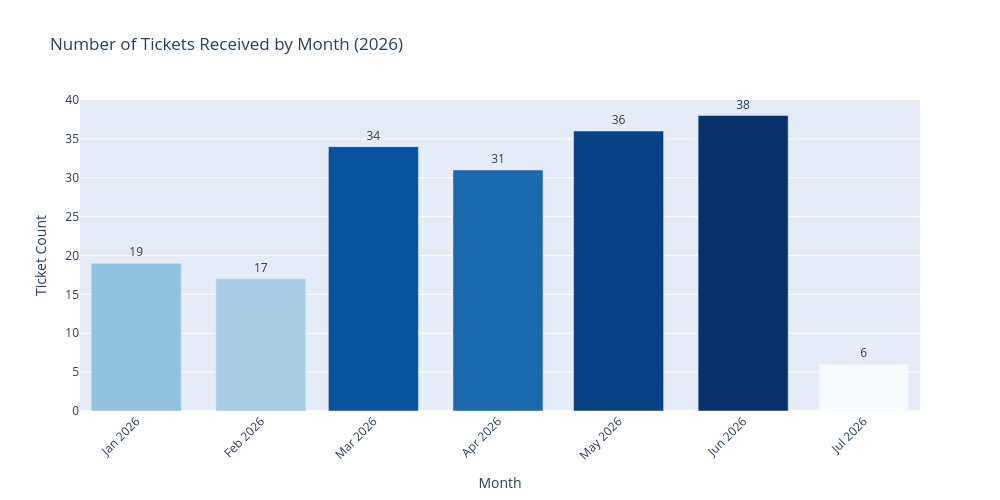

Source (notebook cell):
### Code cell
tickets_by_month_sorted = tickets_by_month.sort_values(
    by="Ticket Count", ascending=False
)
tickets_by_month_sorted["Month"] = tickets_by_month_sorted["Month"].astype(str)

fig = px.bar(
    tickets_by_month_sorted,
    x="Month",
    y="Ticket Count",
    color="Ticket Count",
    color_continuous_scale="Blues",
    text="Ticket Count",
    title="Number of Tickets Received by Month (2026)",
)
fig.update_traces(textposition="outside")
fig.update_layout(
    xaxis_title="Month",
    yaxis_title="Ticket Count",
    xaxis_tickangle=-45,
    # xaxis={"categoryorder": "total descending",
    #        "tickmode" :"linear",
    #        "dtick": 1},
    width=1000,
    height=500,
    coloraxis_showscale=False,
)
fig.show()

### Figure 1 — Plotly figure (JSON) as saved in the notebook; plotly's stock layout.template omitted (floating-point values rounded to 4 significant figures)
{"data": [{"hovertemplate": "Month=%{x}<br>Ticket Count=%{marker.color}<extra></extra>", "legendgroup": "", "marker": {"color": [38, 36, 34, 31, 19, 17, 6], "coloraxis": "coloraxis", "pattern": {"shape": ""}}, "name": "", "orientation": "v", "showlegend": false, "text": [38.0, 36.0, 34.0, 31.0, 19.0, 17.0, 6.0], "textposition": "outside", "type": "bar", "x": ["2026-06", "2026-05", "2026-03", "2026-04", "2026-01", "2026-02", "2026-07"], "xaxis": "x", "y": [38, 36, 34, 31, 19, 17, 6], "yaxis": "y"}], "layout": {"barmode": "relative", "coloraxis": {"colorbar": {"title": {"text": "Ticket Count"}}, "colorscale": [[0, "rgb(247,251,255)"], [0.125, "rgb(222,235,247)"], [0.25, "rgb(198,219,239)"], [0.375, "rgb(158,202,225)"], [0.5, "rgb(107,174,214)"], [0.625, "rgb(66,146,198)"], [0.75, "rgb(33,113,181)"], [0.875, "rgb(8,81,156)"], [1, "rgb(8,48,107)"]], "showscale": false}, "height": 500, "legend": {"tracegroupgap": 0}, "title": {"text": "Number of Tickets Received by Month (2026)"}, "width": 1000, "xaxis": {"anchor": "y", "domain": [0, 1], "tickangle": -45, "title": {"text": "Month"}}, "yaxis": {"anchor": "x", "domain": [0, 1], "title": {"text": "Ticket Count"}}}}
